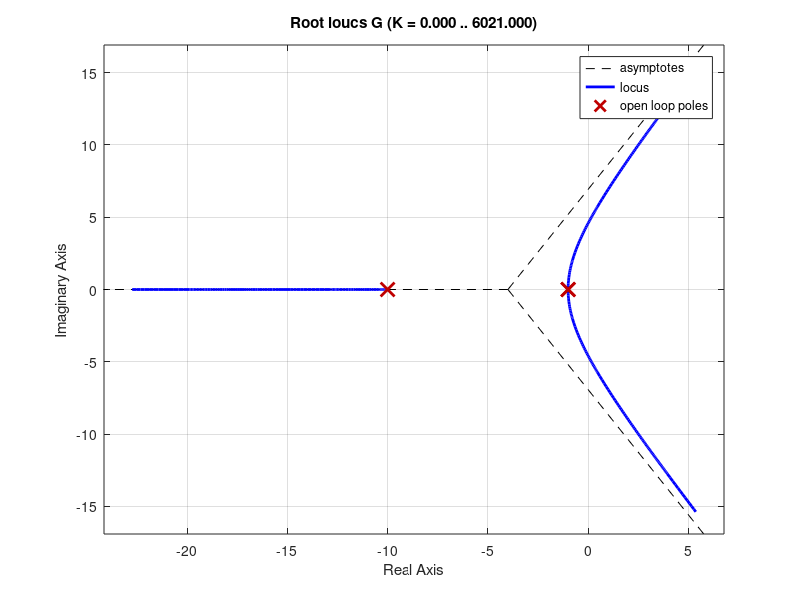

Here is the MATLAB script that generated this plot: (Note: this script raises an error after producing the figure.)
%Homework 9 for ME2801
%Nise 9.1
%Enter in transfer function for plant
G = tf([1],conv([1 2 1],[1 10]));
%plot root locus as well as a grid that plots a damping ratio line, which
%intersects pole lines to give gain required to give that specific damping
%ratio
rlocus(G)
sgrid(0.6,[0:5:10]);
%estimated gain was 15.1 as can be seen in Kp.png. Now use this to create
%the closed loop transfer function and plot the step response and calculate
%performance metrics
Kp = 15.1;
T = feedback(Kp*G, 1);
step(T)
stepinfo(T)
%now time to design the PI controller
%create new PI design with a zero added near to the origin in order to 
%increase system type, without alowing the agular contribution of the 
%additional pole to alter our transient response.
K = tf([1 0.65],[1 0]);
rlocus(G*K)
%use same s-grid plot as before to see how the gain has changed with this
%new addition
sgrid(0.6,[0:5:10])
%new Kpi = 13.6. Create new closed-loop transfer function with these 
%characteristics to see how well PI controller works
Kpi = 10.9*K;
T_PI = feedback(Kpi*G, 1);
figure
step(T_PI)
stepinfo(T_PI)
